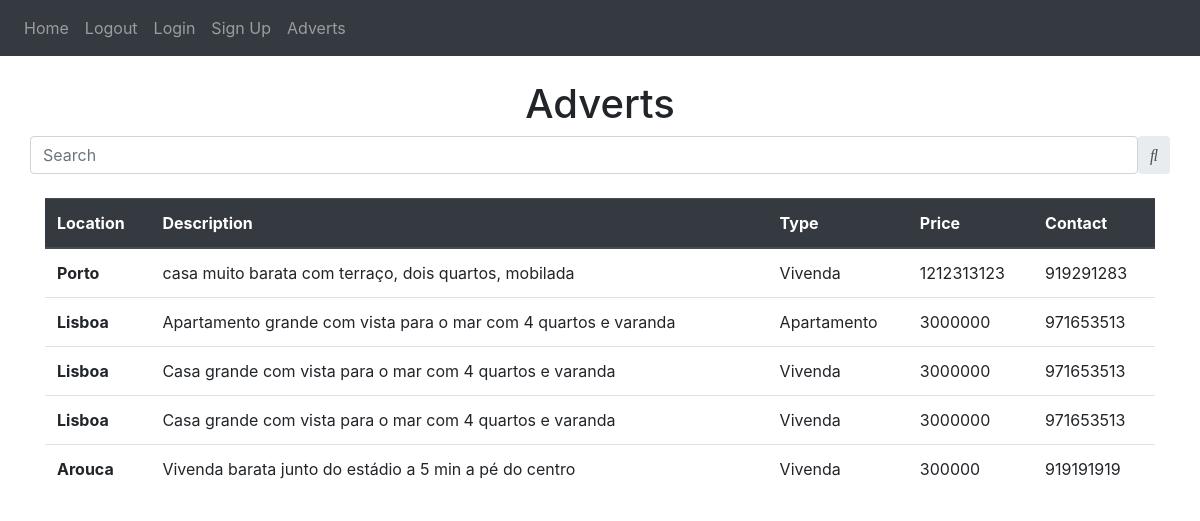
Screenshot of /adverts with the database file from the repository.
### website/models.py (models this page shows)
class Adverts(db.Model):
    id = db.Column(db.Integer, primary_key=True)
    location = db.Column(db.Text, nullable=False)
    price = db.Column(db.Integer, nullable=False)
    description = db.Column(db.Text, nullable=False)
    type = db.Column(db.Text, nullable=False)
    contact = db.Column(db.Integer, nullable=False)

### website/auth.py (the view)
@auth.route('/adverts')
def home():
    myAdverts = Adverts.query.all()
    return render_template('adverts.html',myAdverts=myAdverts)

### website/templates/adverts.html
{% extends "base.html" %}
{% block title %}Home{% endblock %}{% block
    content %}
    <div class="container">
        <div class="row justify-content-center">
          <h1>Adverts</h1>
        </div>
    </div>
    <div class="right-search row justify-content-center">
      <div class="input-group rounded">
          <input type="search" class="form-control rounded" placeholder="Search" aria-label="Search" aria-describedby="search-addon" />
          <span class="input-group-text border-0" id="search-addon">
              <i class="fas fa-search"></i>
          </span>
      </div>
    </div>
    <br>
    <table class="table">
        <thead class="thead-dark">
          <tr>
            <th scope="col">Location</th>
            <th scope="col">Description</th>
            <th scope="col">Type</th>
            <th scope="col">Price</th>
            <th scope="col">Contact</th>
          </tr>
        </thead>
        <tbody>
          {% for advert in myAdverts %}
            <tr>
              <th scope="row">{{ advert.location }}</th>
              <td>{{ advert.description }}</td>
              <td>{{ advert.type }}</td>
              <td>{{ advert.price }}</td>
              <td>{{ advert.contact }}</td>
            </tr>
          {% endfor %}
        </tbody>
      </table>
{% endblock %}

### website/templates/base.html (shortened to what this page needs)
<!DOCTYPE html>
<html>
    <head>
        <link
            rel="stylesheet"
            href="https://stackpath.bootstrapcdn.com/bootstrap/4.4.1/css/bootstrap.min.css"
        />
        <link
            rel="stylesheet"
            href="https://stackpath.bootstrapcdn.com/font-awesome/4.7.0/css/font-awesome.min.css"
        />
        <link
            rel="stylesheet"
            href="\static\index.css"
        />
    </head>
    <body>
        <nav class="navbar navbar-expand-lg navbar-dark bg-dark">
            <div class="collapse navbar-collapse" id="navbar">
              <div class="navbar-nav">
                <a class="nav-item nav-link" id="home" href="/">Home</a>
                <a class="nav-item nav-link" id="logout" href="/logout">Logout</a>
                <a class="nav-item nav-link" id="login" href="/login">Login</a>
                <a class="nav-item nav-link" id="signUp" href="/sign-up">Sign Up</a>
                <a class="nav-item nav-link" id="products" href="/adverts">Adverts</a>
            </div>
        </nav>
        <br>
        <div class="container">{% block content %} {% endblock %}</div>
        <br>
    </body>
</html>

### website/static/index.css (style rules this page uses)
.right-search { align-items: center; display: flex; justify-content: center; }

### rows the page displays
Adverts: location "Porto", description "casa muito barata com terraço, dois quartos, mobilada", type "Vivenda", price "1212313123", contact "919291283"
Adverts: location "Lisboa", description "Apartamento grande com vista para o mar com 4 quartos e varanda", type "Apartamento", price "3000000", contact "971653513"
Adverts: location "Lisboa", description "Casa grande com vista para o mar com 4 quartos e varanda", type "Vivenda", price "3000000", contact "971653513"
Adverts: location "Lisboa", description "Casa grande com vista para o mar com 4 quartos e varanda", type "Vivenda", price "3000000", contact "971653513"
Adverts: location "Arouca", description "Vivenda barata junto do estádio a 5 min a pé do centro", type "Vivenda", price "300000", contact "919191919"
